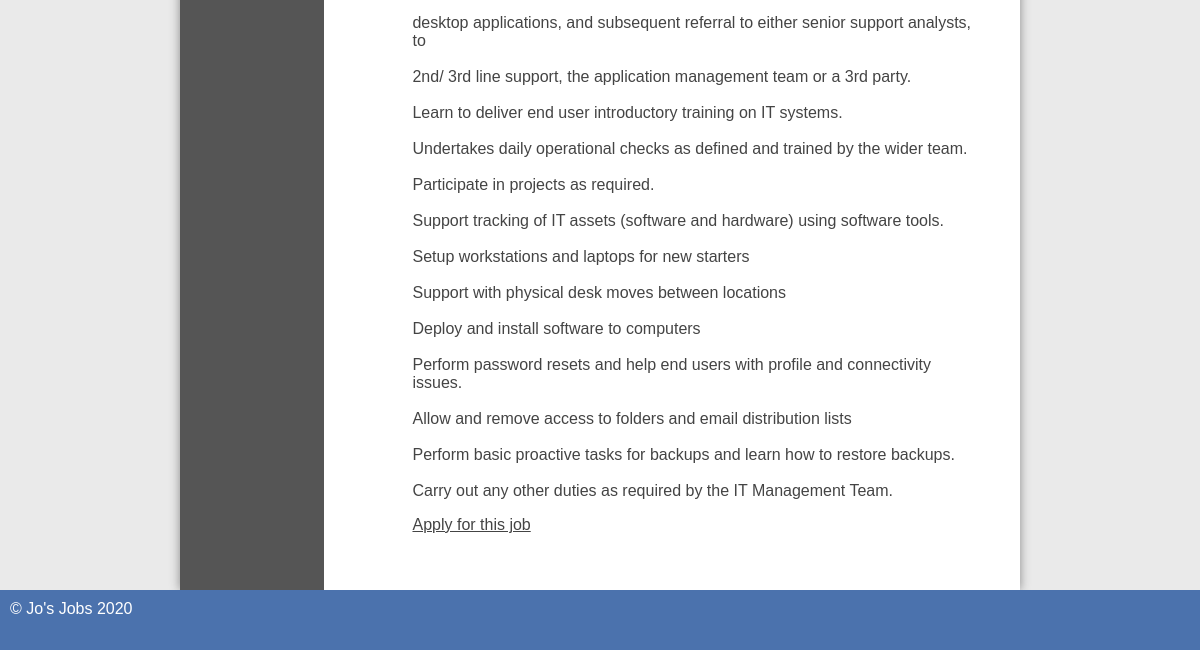
The page /index.php?function=IT (lower part) on the database as committed earlier.
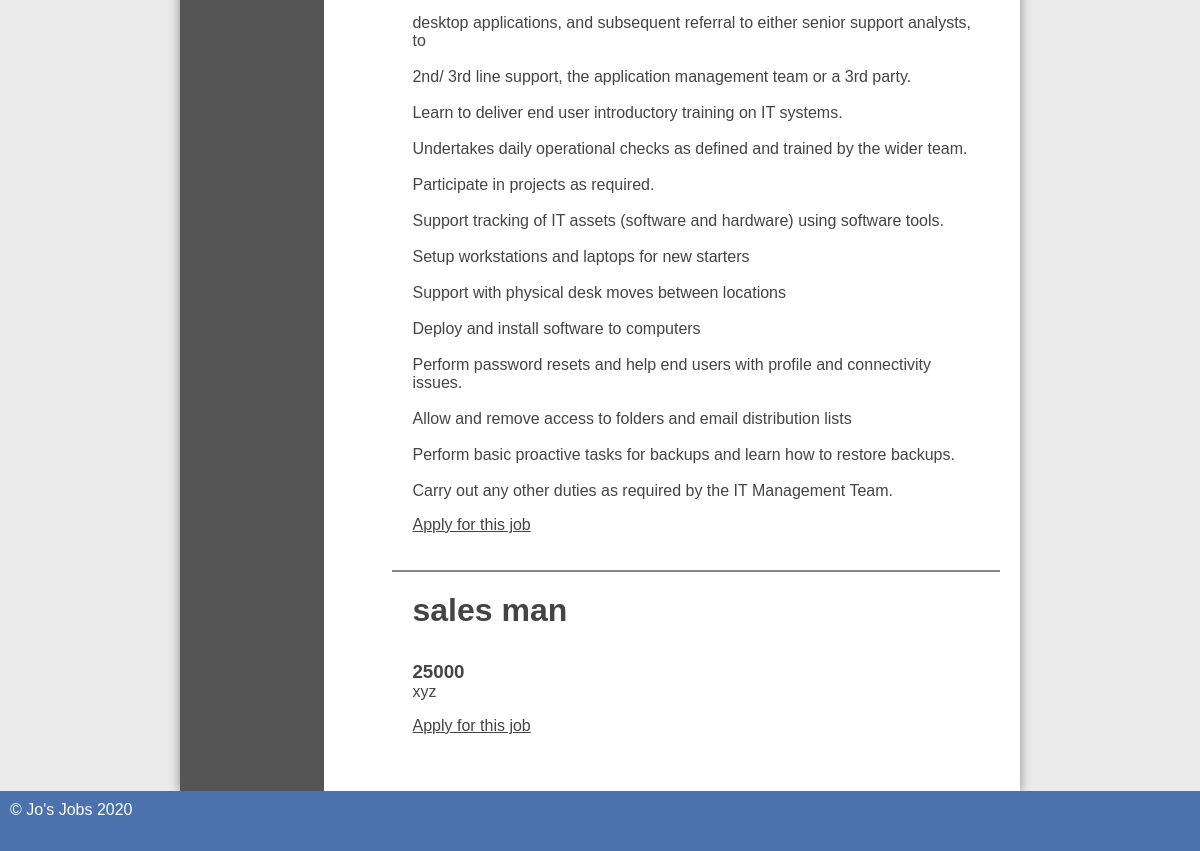
The same page on the database as committed later.
### tables this page shows
CREATE TABLE `job` (
  `id` int(11) NOT NULL,
  `title` varchar(45) DEFAULT NULL,
  `description` longblob DEFAULT NULL,
  `salary` varchar(45) DEFAULT NULL,
  `closingDate` date DEFAULT NULL,
  `categoryId` int(11) DEFAULT NULL,
  `location` varchar(255) DEFAULT NULL,
  `addedBy` int(11) NOT NULL,
  `visiblity` int(1) DEFAULT 0
);

### model/home.php (called while the page is built, shortened)
<?php
class homeModel{
	function __construct(){
		try{
			$this->pdo = new PDO("mysql:host=localhost;dbname=job","root","");
		}catch(PDOExection $e){
			echo $e->getMessage();
		}
	}
	function category($id){
		$stmt = $this->pdo->prepare("SELECT * FROM job WHERE categoryId = '$id' AND closingDate > :date");
		$date = new DateTime();
		$values = [
			'date' => $date->format('Y-m-d')
		];
		$stmt->execute($values);
		return $stmt;
	}
	function getName($id){
		$sql="SELECT name FROM category where id='$id'";
		$stmt2=$this->pdo->prepare($sql);
		$stmt2->execute();
		$data=$stmt2->fetchAll(PDO::FETCH_ASSOC);
		if(!empty($data))
			$arr=$data['0'];
		else
			$arr = ['name'=>""];
		return $arr;
	}
}

### view/content.php (the view, shortened to what this page needs)
<main class="sidebar">
	<section class="left">
	</section>
	<section class="right">
		<ul class="listing">
			<?php
			foreach ($arr as $job) {
				if($job['visiblity'] == 0){
					echo '<li>';
					echo '<div class="details">';
					echo '<h2>' . $job['title'] . '</h2>';
					echo '<h3>' . $job['salary'] . '</h3>';
					echo '<p>' . nl2br($job['description']) . '</p>';
					if(isset($_GET["login"]) && $_GET["login"]=="admin"){
						echo '<a class="more" href="index.php?login=admin&&function=apply&&id=' . $job['id'] . '">Apply for this job</a>';
					}else{
						echo '<a class="more" href="index.php?function=apply&&id=' . $job['id'] . '">Apply for this job</a>';
					}
					echo '</div>';
					echo '</li>';
				}
			}
			?>
		</ul>
	</section>
</main>

Rows that differ between the two databases and show on the page:
added job: title "sales man", salary "25000", description "xyz"
